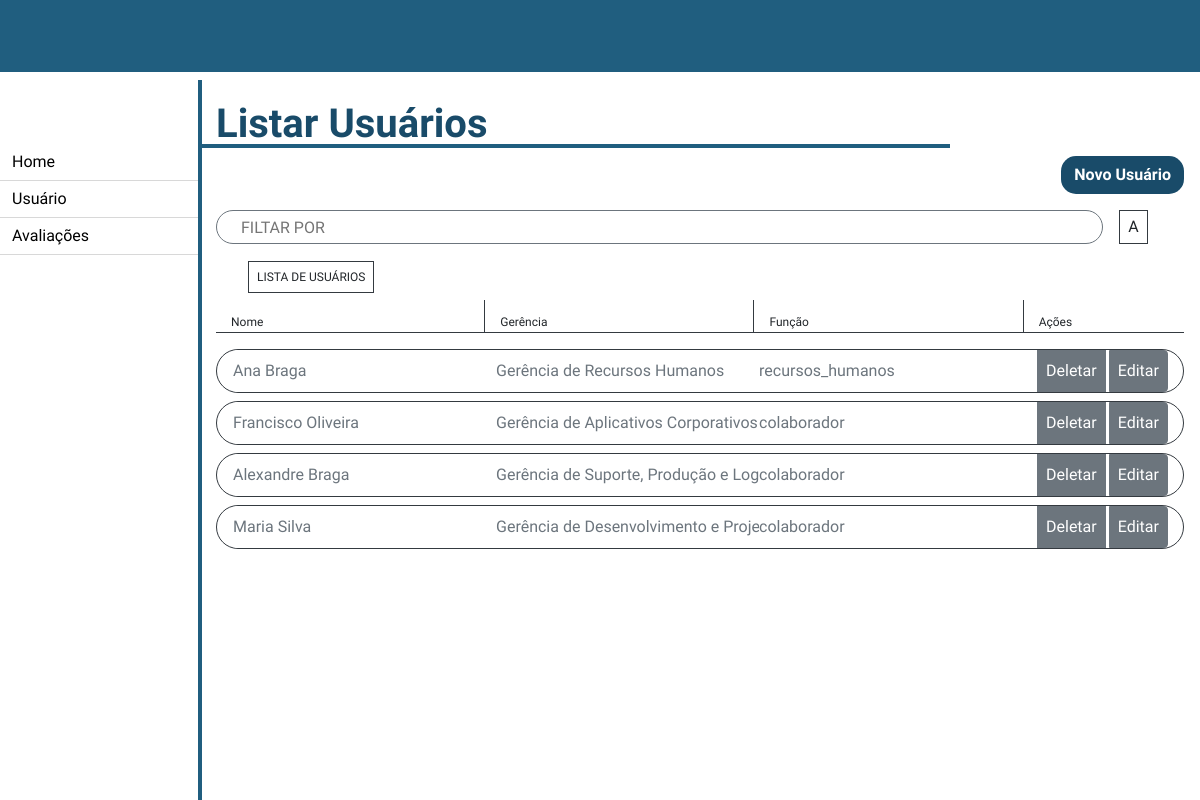
/recursos_humanos/listar_usuarios/, run on the app's committed database.
### recursos_humanos/models.py (models this page shows, shortened)
class Usuario(models.Model):
    FUNCAO = (
        ('presidente', "Presidente"),
        ('diretos', "Diretor"),
        ('gerente', "Gerente"),
        ('chefe', "Chefe"),
        ('colaborador', "Colaborador"),
        ('cedido', "Cedido a outro orgão"),
        ('recursos_humanos', "Recursos Humanos"),
    )
    CLASSE = (
        ('classe1', "Classe 1"),
        ('classe2', "Classe 2"),
        ('classe3', "Classe 3"),
    )
    NIVEL = (
        ('', '----'),
        ('i', "I"),
        ('ii', "II"),
        ('iii', "III"),
        ('iv', "IV"),
        ('v', "V"),
        ('vi', "VI"),
        ('vii', "VII"),
        ('viii', "VIII"),
        ('ix', "IX"),
        ('x', "X"),
        ('xi', "XI"),
        ('xii', "XII"),
    )
    nome = models.CharField(max_length=100, blank=False, null=False)
    senha = models.CharField(max_length=20, blank=False, null=False)
    email = models.EmailField(blank=False, null=False)
    cpf = models.CharField(max_length=14, blank=False, null=False)
    data_criacao_usuario = models.DateField(default=datetime.now, blank=False, null=False)
    data_atualizacao_usuario = models.DateField(blank=True, null=True)
    data_exclusao_usuario = models.DateField(blank=True, null=True)
    ultima_avaliacao = models.DateField(blank=True, null=True)
    setor = models.CharField(max_length=50)
    cargo = models.CharField(max_length=50)
    funcao = models.CharField(max_length=20, choices=FUNCAO)
    classe = models.CharField(max_length=20, choices=CLASSE)
    nivel = models.CharField(max_length=5, choices=NIVEL)
    gerencia = models.ForeignKey('Gerencia', on_delete=models.CASCADE)
    diretoria = models.ForeignKey('Diretoria', on_delete=models.CASCADE)
    efetivo = models.BooleanField(default=False)
    inativo = models.BooleanField(default=False)
    meritos = models.ManyToManyField(FatorDesempenhoMerito, blank=True)
    demeritos = models.ManyToManyField(FatorDesempenhoDemerito, blank=True)
    avaliacoes = models.ManyToManyField(AvaliacaoDesempenho, blank=True)
    class Meta:
        verbose_name = "Usuário"

class Gerencia(models.Model):
    gerencia = models.CharField(max_length=100, blank=False, null=False)
    diretoria = models.ForeignKey(Diretoria, on_delete=models.CASCADE)
    class Meta:
        verbose_name = "Gerência"
    def __str__(self) -> str:
        return self.gerencia

### recursos_humanos/views.py (the view)
# urls.py: path('listar_usuarios/', views.listar_usuarios, name='listar_usuarios'),
def listar_usuarios(request):
    usuarios = Usuario.objects.all()
    return render(request, "recursos_humanos/listar_usuarios.html", {'usuarios': usuarios})

### templates/recursos_humanos/listar_usuarios.html (shortened to what this page needs)
{% extends './home.html' %}
{% block 'conteudo' %}
<h1 class="pl-3 my-2 w-75 font-weight-bold">Listar Usuários</h1>
<div class="d-flex justify-content-end mb-3 mr-3">
    <a href="{% url 'cadastrar_usuario' %}" class="btn font-weight-bold btn-enviar">Novo Usuário</a>
</div>
<div class="row mb-4 mx-3">
    <input type="text" class="border border-secondary pl-4 text-uppercase text-muted col-11"
        style="width: 100%; border-radius: 50px;" id="myInput"
        placeholder="Filtar por {% block 'filtro' %}{% endblock %}">
    <div class="border border-dark p-2 ml-3">A</div>
</div>
<small class="border border-dark ml-5 p-2 text-uppercase">Lista de Usuários</small>
<div class="row mx-3 mt-3 border-bottom border-dark d-flex align-items-center">
    <small class="col pt-3 pb-1">Nome</small>
    <small class="col border-left border-dark pt-3 pb-1">Gerência</small>
    <small class="col border-left border-dark pt-3 pb-1">Função</small>
    <small class="col-2 border-left border-dark pt-3 pb-1">Ações</small>
</div>
<form class="form mt-3 mx-3">
    <div class="input-group mb-3">
        {% for usuario in usuarios %}
        <div class="input-group border border-dark w-100 mb-2" style="border-radius: 50px;">
            <input type="text" class="col form-control border-0 ml-3 p-0 bg-white" placeholder="{{ usuario.nome }}"
                aria-label="{{ usuario.nome }}" disabled>
            <input type="text" class="col form-control border-0 p-0 bg-white" placeholder="{{ usuario.gerencia }}"
                aria-label="{{ usuario.gerencia }}" disabled>
            <input type="text" class="col form-control border-0 p-0 bg-white" placeholder="{{ usuario.funcao }}"
                aria-label="{{ usuario.funcao }}" disabled>
            <div class="col-2 input-group-append">
                <button class="btn btn-secondary p-2 mr-1" type="button" id="botao-deletar" data-toggle="modal"
                    data-target="#deletar_usuario_{{usuario.id}}">Deletar</button>
                <a href="{% url 'editar_usuario' usuario.id %}" class="btn btn-secondary p-2 mr-3"
                    id="botao-editar">Editar</a>
            </div>
        </div>
        {% endfor %}
    </div>
</form>
{% endblock %}

### locallibrary/static/avaliacao360/css/style.css (style rules this page uses)
html, body, div, span, applet, object, iframe, h1, h2, h3, h4, h5, h6, p, blockquote, pre, a, abbr, acronym, address, big, cite, code, del, dfn, em, img, ins, kbd, q, s, samp, small, strike, b, sub, sup, tt, var, b, u, i, center, dl, dt, dd, ol, ul, li, fieldset, form, label, legend, table, caption, tbody, tfoot, thead, tr, th, td, article, aside, canvas, details, embed, figure, figcaption, footer, header, hgroup, menu, nav, output, ruby, section, summary, time, mark, audio, video { margin: 0; padding: 0; border: 0; font-size: 100%; font: inherit; vertical-align: baseline; font-family: 'Rhodium Libre', serif; }
body { line-height: 1; }
h1 { color: #194b69; border-bottom-width: 4px; border-bottom-style: solid; border-bottom-color: #205e7f; font-size: 2.5em; }
small { font-size: 0.75em; }
.btn-enviar { color: white; background-color: #194b69; border-radius: 15px; }

### data on the page
Usuario: nome "Ana Braga", gerencia "Gerência de Recursos Humanos", funcao "recursos_humanos"
Usuario: nome "Francisco Oliveira", gerencia "Gerência de Aplicativos Corporativos", funcao "colaborador"
Usuario: nome "Alexandre Braga", gerencia "Gerência de Suporte, Produção e Logística", funcao "colaborador"
Usuario: nome "Maria Silva", gerencia "Gerência de Desenvolvimento e Projetos", funcao "colaborador"
